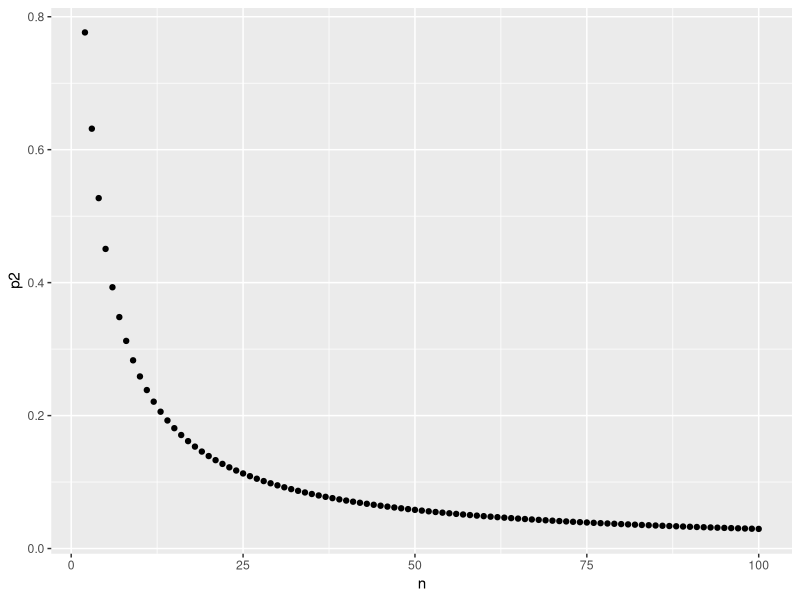
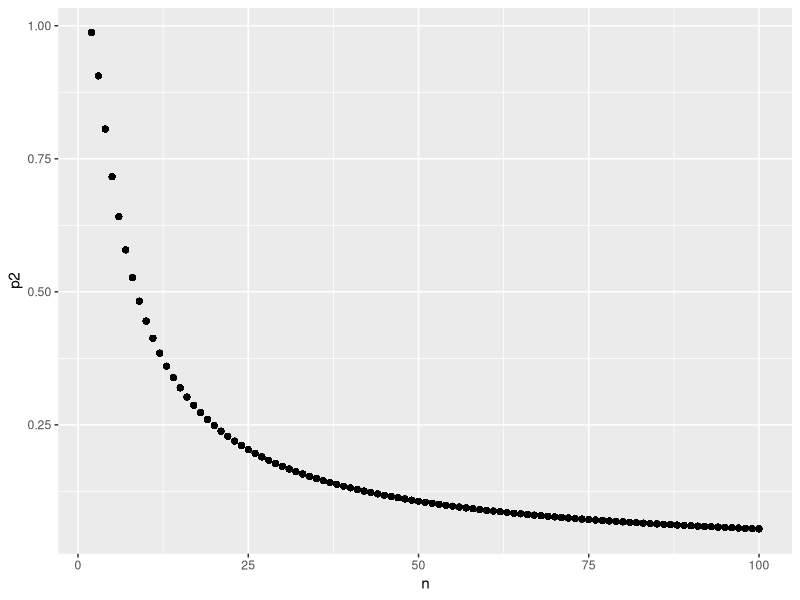
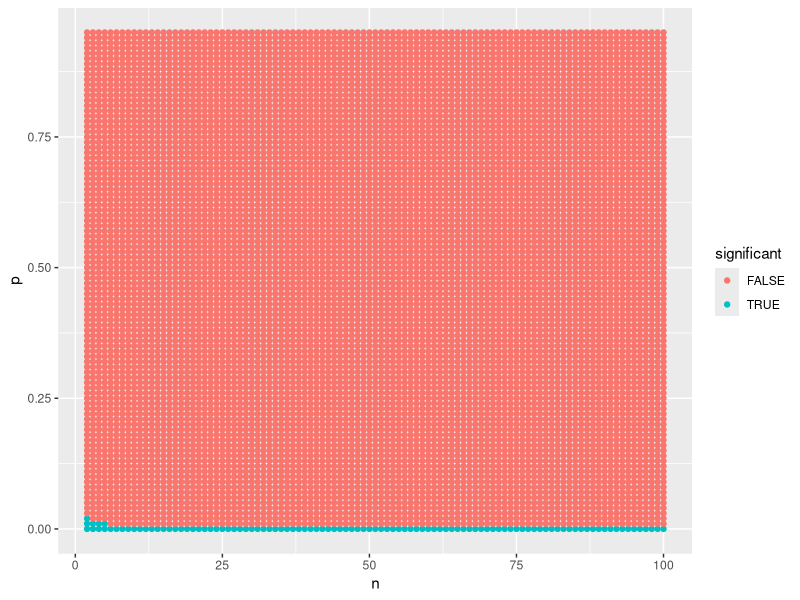
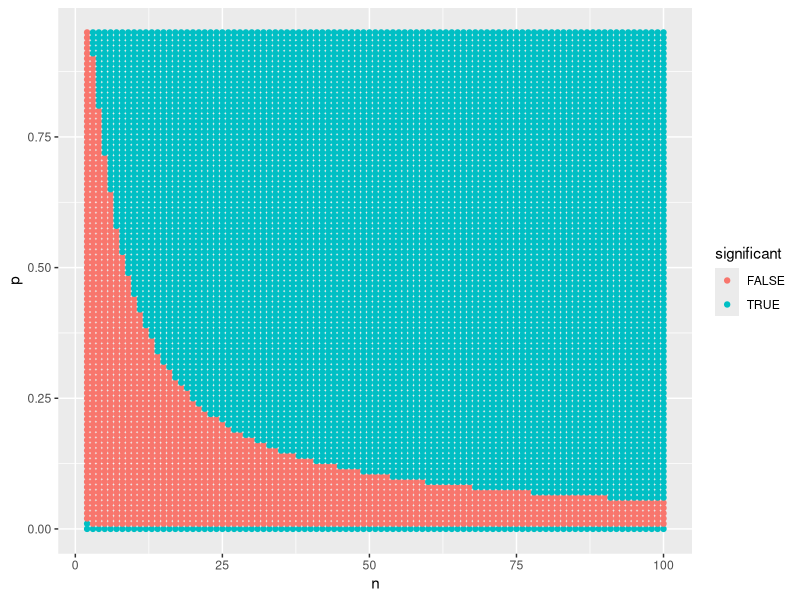
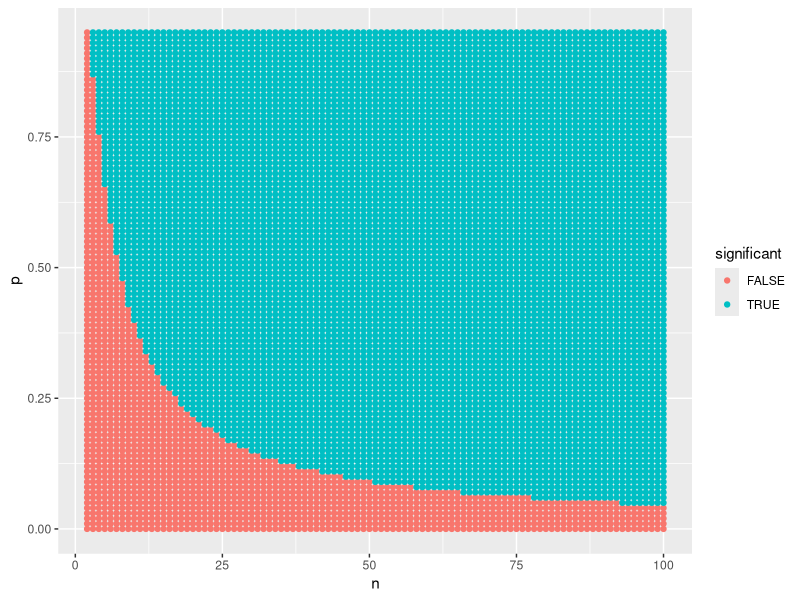

These figures' R source, in order:
## ---- chunk 1
library(tidyverse)

nmax <- 100
pmax<-0.95
alpha<-0.05

df_n <- tibble(n = seq(2,nmax))
df_p<-tibble(p=seq(0,pmax,0.01))

df1<-cross_join(df_n,df_p)

df0<-df_n |> 
  mutate(p2=qf(alpha,2,2*n,lower.tail = FALSE)/(n+qf(alpha,2,2*n,lower.tail = FALSE)))

ggplot(df0,aes(x=n,y=p2))+
  geom_point()

## ---- chunk 2
x<-1
df2<-df1 |> 
  mutate(F1=qf(alpha/2,2*(n-x+1),2*x,lower.tail = FALSE),
         F2=qf(alpha/2,2*(x+1),2*(n-x),lower.tail = FALSE),
         p1=x/((n-x+1)*F1+x),
         p2=(x+1)*F2/((x+1)*F2+(n-x)))
ggplot(df2,aes(x=n,y=p2))+
  geom_point()
## ---- chunk 3
x<-1
df3<-df1 |> 
  mutate(c=2*(n-x+1),
         d=2*x,
         f2=d*(1-p)/(c*p),
         F2=qf(alpha,c,d,lower.tail = FALSE),
         significant=(f2>=F2))

ggplot(df3,aes(x=n,y=p,colour = significant))+
  geom_point()
## ---- chunk 4
x<-1
df4<-df1 |> 
  mutate(a=2*(x+1),
         b=2*(n-x),
         f1=b*p/(a*(1-p)),
         c=2*(n-x+1),
         d=2*x,
         f2=d*(1-p)/(c*p),
         F1=qf(alpha/2,a,b,lower.tail = FALSE),
         F2=qf(alpha/2,c,d,lower.tail=FALSE),
         significant=(f1>=F1)|(f2>=F2))

ggplot(df4,aes(x=n,y=p,colour = significant))+
  geom_point()
## ---- chunk 5
x<-1
df5<-df1 |> 
  mutate(a=2*(x+1),
         b=2*(n-x),
         f1=b*p/(a*(1-p)),
         F1=qf(alpha,a,b,lower.tail = FALSE),
         significant=(f1>=F1))

ggplot(df5,aes(x=n,y=p,colour = significant))+
  geom_point()
## ---- chunk 6
df6<-df5 |> 
  filter(!significant) |> 
  group_by(n) |> 
  summarise(pmax=max(p))
## ---- chunk 7
R.version.string
